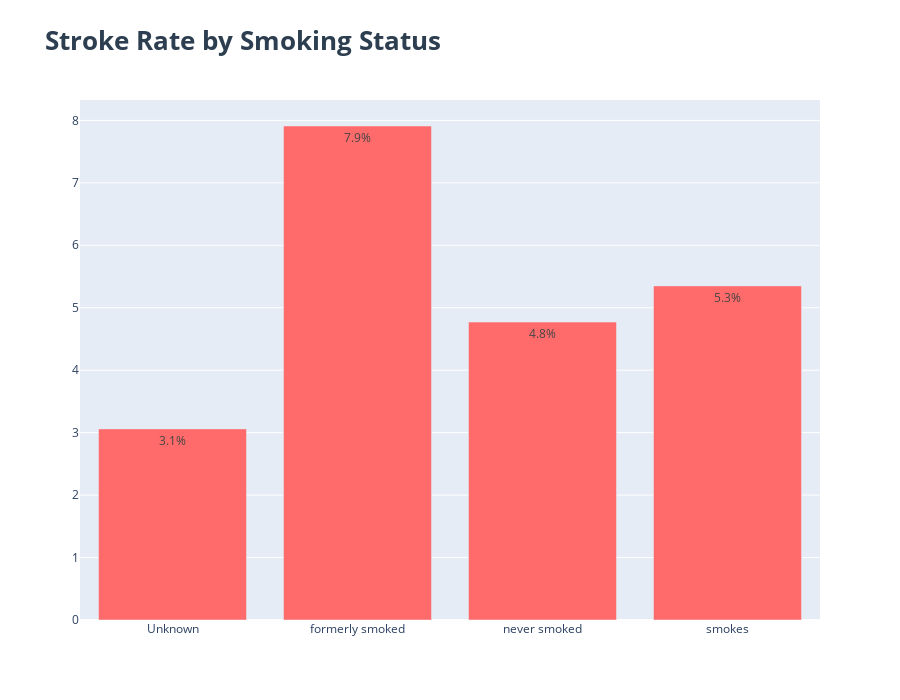

Notebook source saved alongside this figure:
### Code cell
smoking_stroke = df_clean.groupby('smoking_status').agg({
    'stroke': ['sum', 'count', lambda x: (x.sum() / len(x) * 100)],
    'age': 'mean',
    'avg_glucose_level': 'mean',
    'bmi': 'mean'
}).round(2)
smoking_stroke.columns = ['stroke_count', 'total_count', 'stroke_rate', 'avg_age', 'avg_glucose', 'avg_bmi']
smoking_stroke = smoking_stroke.reset_index()
fig = go.Figure()
fig.add_trace(go.Bar(
    name='Stroke Rate (%)',
    x=smoking_stroke['smoking_status'],
    y=smoking_stroke['stroke_rate'],
    marker_color=COLOR_PALETTE['danger'],
    text=smoking_stroke['stroke_rate'],
    texttemplate='%{text:.1f}%',
    textposition='auto',
    yaxis='y'
))
fig.update_layout(
    title=dict(text='<b>Stroke Rate by Smoking Status</b>', font=dict(size=26, color=COLOR_PALETTE['dark'])),
    height=700
)

### Figure 1 — Plotly figure (JSON) as saved in the notebook; plotly's stock layout.template omitted (floating-point values rounded to 4 significant figures)
{"data": [{"marker": {"color": "#ff6b6b"}, "name": "Stroke Rate (%)", "text": [3.06, 7.91, 4.77, 5.35], "textposition": "auto", "texttemplate": "%{text:.1f}%", "type": "bar", "x": ["Unknown", "formerly smoked", "never smoked", "smokes"], "y": [3.06, 7.91, 4.77, 5.35], "yaxis": "y"}], "layout": {"height": 700, "title": {"font": {"color": "#2c3e50", "size": 26}, "text": "<b>Stroke Rate by Smoking Status</b>"}}}
